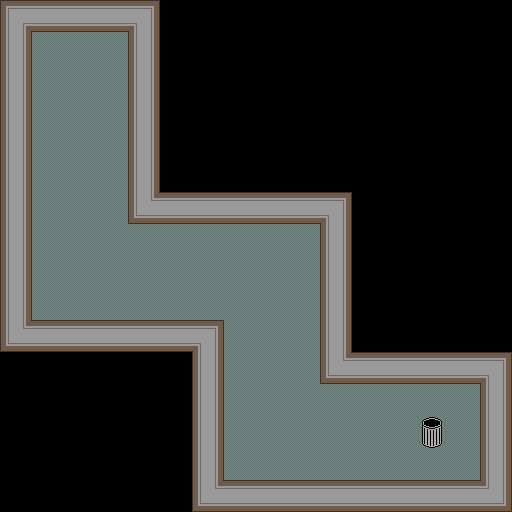

A level layout from a 2D game, rendered from its tile map. Below: a short description, then the map file with its tile-grid data intact:
An orthogonal 16x16 tile map with 32x32 px tiles, 2 tile layers (Tile Layer 1, Tile Layer 2) and 12 objects.

<map version="1.2" tiledversion="1.2.0" orientation="orthogonal" renderorder="right-down" width="16" height="16" tilewidth="32" tileheight="32" infinite="0" nextlayerid="7" nextobjectid="14">
 <tileset firstgid="1" source="oltile.tsx" />
 <layer id="2" name="Tile Layer 1" width="16" height="16">
  <data encoding="csv">
0,0,0,0,0,0,0,0,0,0,0,0,0,0,0,0,
0,17,17,17,0,0,0,0,0,0,0,0,0,0,0,0,
0,17,17,17,0,0,0,0,0,0,0,0,0,0,0,0,
0,17,17,17,0,0,0,0,0,0,0,0,0,0,0,0,
0,17,17,17,0,0,0,0,0,0,0,0,0,0,0,0,
0,17,17,17,0,0,0,0,0,0,0,0,0,0,0,0,
0,17,17,17,17,0,0,0,0,0,0,0,0,0,0,0,
0,17,17,17,17,17,17,17,17,17,0,0,0,0,0,0,
0,17,17,17,17,17,17,17,17,17,0,0,0,0,0,0,
0,17,17,17,17,17,17,17,17,17,0,0,0,0,0,0,
0,0,0,0,0,17,17,17,17,17,0,0,0,0,0,0,
0,0,0,0,0,0,0,17,17,17,0,0,0,0,0,0,
0,0,0,0,0,0,0,17,17,17,17,17,17,17,17,0,
0,0,0,0,0,0,0,17,17,17,17,17,17,17,17,0,
0,0,0,0,0,0,0,17,17,17,17,17,17,17,17,0,
0,0,0,0,0,0,0,0,0,0,0,0,0,0,0,0
</data>
 </layer>
 <objectgroup id="6" name="Walls">
  <object id="2" x="-5" y="-4" width="164" height="36" />
  <object id="3" x="-14" y="-19" width="46" height="376" />
  <object id="5" x="-50" y="321" width="275" height="60" />
  <object id="6" x="176" y="321" width="49" height="218" />
  <object id="7" x="190" y="479" width="357" height="48" />
  <object id="8" x="480" y="320" width="43" height="204" />
  <object id="9" x="322" y="309" width="208" height="75" />
  <object id="10" x="321" y="178" width="80" height="199" />
  <object id="11" x="129" y="166" width="251" height="58" />
  <object id="12" x="130" y="-9" width="68" height="231" />
 </objectgroup>
 <objectgroup id="5" name="Start/End">
  <object id="13" x="416" y="416" width="31" height="33" />
 </objectgroup>
 <objectgroup id="3" name="Ghosts" />
 <objectgroup id="4" name="Hero">
  <object id="1" x="79" y="83">
   <point />
  </object>
 </objectgroup>
 <layer id="1" name="Tile Layer 2" width="16" height="16">
  <data encoding="csv">
11,27,27,27,12,0,0,0,0,0,0,0,0,0,0,0,
28,0,0,0,28,0,0,0,0,0,0,0,0,0,0,0,
28,0,0,0,28,0,0,0,0,0,0,0,0,0,0,0,
28,0,0,0,28,0,0,0,0,0,0,0,0,0,0,0,
28,0,0,0,28,0,0,0,0,0,0,0,0,0,0,0,
28,0,0,0,28,0,0,0,0,0,0,0,0,0,0,0,
28,0,0,0,9,27,27,27,27,27,12,0,0,0,0,0,
28,0,0,0,0,0,0,0,0,0,28,0,0,0,0,0,
28,0,0,0,0,0,0,0,0,0,28,0,0,0,0,0,
28,0,0,0,0,0,0,0,0,0,28,0,0,0,0,0,
9,27,27,27,27,27,12,0,0,0,28,0,0,0,0,0,
0,0,0,0,0,0,28,0,0,0,9,27,27,27,27,12,
0,0,0,0,0,0,28,0,0,0,0,0,0,0,0,28,
0,0,0,0,0,0,28,0,0,0,0,0,0,22,0,28,
0,0,0,0,0,0,28,0,0,0,0,0,0,0,0,28,
0,0,0,0,0,0,9,27,27,27,27,27,27,27,27,10
</data>
 </layer>
</map>
